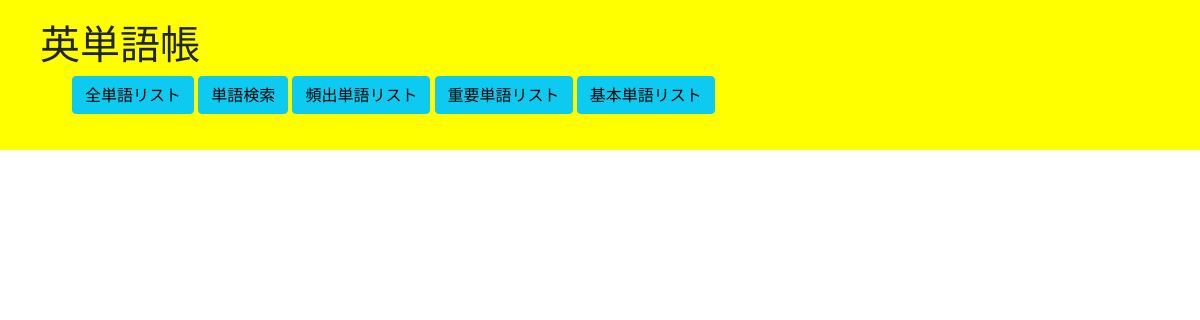
Page /list/info on the earlier database version.
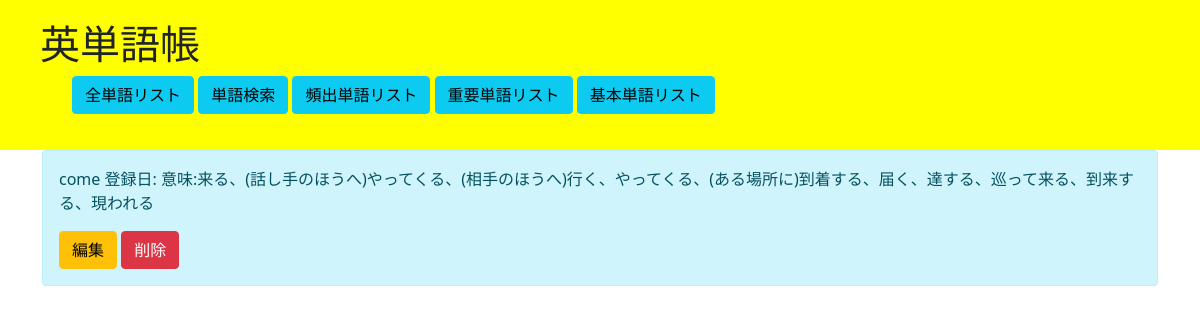
Same page on the later database version.
### elapp/models.py (models this page shows, shortened)
class Newword(models.Model):
    word = models.CharField(max_length=25)
    mean = models.CharField(max_length=100, null=True)
    useful = models.PositiveIntegerField("the number of access", default=1)
    priority= models.CharField(
    max_length=50,
    choices = PRIORITY,
    null = True
    )

### elapp/views.py (the view)
# urls.py: path('list/info', Englishlist_info.as_view(), name='list_info'),
class Englishlist_info(ListView):
    template_name = 'list_info.html'
    model = Newword

### templates/list_info.html (shortened to what this page needs)
{% extends 'base.html' %}
{% load static %}
{% block content %}
<div class="list" style="padding-top: 150px;"></div>
{% for item in object_list|dictsortreversed:"useful" %}
{% if item.priority == 'info'%}
    <div class="alert alert-{{item.priority}}" role="alert">
        <p>{{ item.word }}  登録日:{{ item.date}} 意味:{{ item.mean}}</p>
        <a href="{% url 'update' item.pk %}" class="btn btn-warning " tabindex="-1" role="button" aria-disabled="true">編集</a>
        <a href="{% url 'delete' item.pk %}" class="btn btn-danger " tabindex="-1" role="button" aria-disabled="true">削除</a>
    </div>
{% endif %}
{% endfor %}
</div>
{% endblock content %}

Differences in the rows shown:
added Newword: word "come", mean "来る、(話し手のほうへ)やってくる、(相手のほうへ)行く、やってくる、(ある場所に)到着する、届く、達する、巡って来る、到来する、現われる"
